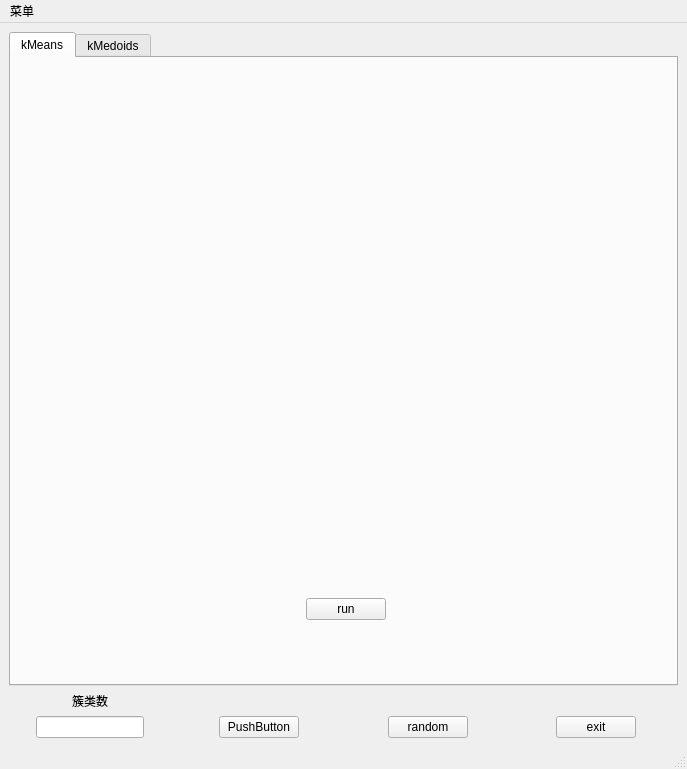
<?xml version="1.0" encoding="UTF-8"?>
<ui version="4.0">
 <class>MainWindow</class>
 <widget class="QMainWindow" name="MainWindow">
  <property name="geometry">
   <rect>
    <x>0</x>
    <y>0</y>
    <width>687</width>
    <height>769</height>
   </rect>
  </property>
  <property name="windowTitle">
   <string>MainWindow</string>
  </property>
  <widget class="QWidget" name="centralwidget">
   <layout class="QVBoxLayout" name="verticalLayout_3">
    <item>
     <widget class="QTabWidget" name="tabWidget">
      <property name="currentIndex">
       <number>0</number>
      </property>
      <widget class="QWidget" name="tab1">
       <property name="enabled">
        <bool>true</bool>
       </property>
       <attribute name="title">
        <string>kMeans</string>
       </attribute>
       <widget class="QWidget" name="verticalLayoutWidget">
        <property name="geometry">
         <rect>
          <x>10</x>
          <y>10</y>
          <width>651</width>
          <height>591</height>
         </rect>
        </property>
        <layout class="QVBoxLayout" name="verticalLayout_2">
         <item>
          <widget class="QWidget" name="kmeans_content_plot" native="true"/>
         </item>
         <item>
          <widget class="QWidget" name="widget" native="true">
           <property name="minimumSize">
            <size>
             <width>0</width>
             <height>100</height>
            </size>
           </property>
           <property name="maximumSize">
            <size>
             <width>10000</width>
             <height>100</height>
            </size>
           </property>
           <layout class="QGridLayout" name="gridLayout_2">
            <item row="1" column="1" alignment="Qt::AlignHCenter|Qt::AlignVCenter">
             <widget class="QPushButton" name="runButton_kMeans">
              <property name="text">
               <string>run</string>
              </property>
             </widget>
            </item>
           </layout>
          </widget>
         </item>
        </layout>
       </widget>
      </widget>
      <widget class="QWidget" name="tab_2">
       <attribute name="title">
        <string>kMedoids</string>
       </attribute>
       <widget class="QWidget" name="verticalLayoutWidget_2">
        <property name="geometry">
         <rect>
          <x>9</x>
          <y>9</y>
          <width>651</width>
          <height>591</height>
         </rect>
        </property>
        <layout class="QVBoxLayout" name="verticalLayout_4">
         <item>
          <widget class="QWidget" name="kmedoids_content_plot" native="true"/>
         </item>
         <item>
          <widget class="QWidget" name="widget_3" native="true">
           <property name="minimumSize">
            <size>
             <width>0</width>
             <height>100</height>
            </size>
           </property>
           <property name="maximumSize">
            <size>
             <width>16777215</width>
             <height>100</height>
            </size>
           </property>
           <layout class="QGridLayout" name="gridLayout_4">
            <item row="0" column="0" alignment="Qt::AlignHCenter|Qt::AlignVCenter">
             <widget class="QPushButton" name="runButton_KMedoids">
              <property name="text">
               <string>PushButton</string>
              </property>
             </widget>
            </item>
           </layout>
          </widget>
         </item>
        </layout>
       </widget>
      </widget>
     </widget>
    </item>
    <item>
     <layout class="QGridLayout" name="gridLayout_3">
      <item row="1" column="0" alignment="Qt::AlignHCenter|Qt::AlignVCenter">
       <widget class="QLabel" name="label">
        <property name="text">
         <string>簇类数</string>
        </property>
       </widget>
      </item>
      <item row="2" column="3" alignment="Qt::AlignHCenter|Qt::AlignVCenter">
       <widget class="QPushButton" name="exitButton">
        <property name="text">
         <string>exit</string>
        </property>
        <property name="autoDefault">
         <bool>false</bool>
        </property>
       </widget>
      </item>
      <item row="2" column="0" alignment="Qt::AlignHCenter|Qt::AlignVCenter">
       <widget class="QLineEdit" name="class_num_lineEdit"/>
      </item>
      <item row="0" column="0">
       <layout class="QGridLayout" name="gridLayout"/>
      </item>
      <item row="2" column="1" alignment="Qt::AlignHCenter|Qt::AlignVCenter">
       <widget class="QPushButton" name="clear_all_Button">
        <property name="text">
         <string>PushButton</string>
        </property>
       </widget>
      </item>
      <item row="2" column="2" alignment="Qt::AlignHCenter|Qt::AlignVCenter">
       <widget class="QPushButton" name="randomButton">
        <property name="text">
         <string>random</string>
        </property>
       </widget>
      </item>
     </layout>
    </item>
   </layout>
  </widget>
  <widget class="QMenuBar" name="menubar">
   <property name="geometry">
    <rect>
     <x>0</x>
     <y>0</y>
     <width>687</width>
     <height>22</height>
    </rect>
   </property>
   <widget class="QMenu" name="menumenu">
    <property name="title">
     <string>菜单</string>
    </property>
    <addaction name="open_action"/>
    <addaction name="separator"/>
    <addaction name="k_mean_action"/>
    <addaction name="k_medoids_action"/>
    <addaction name="actionMiniBatchKMeans"/>
    <addaction name="separator"/>
    <addaction name="actionrandom"/>
    <addaction name="separator"/>
    <addaction name="exit_action"/>
   </widget>
   <addaction name="menumenu"/>
  </widget>
  <widget class="QStatusBar" name="statusbar"/>
  <action name="open_action">
   <property name="checkable">
    <bool>false</bool>
   </property>
   <property name="text">
    <string>导入数据</string>
   </property>
  </action>
  <action name="k_mean_action">
   <property name="text">
    <string>K-means</string>
   </property>
  </action>
  <action name="exit_action">
   <property name="text">
    <string>exit</string>
   </property>
  </action>
  <action name="actiontemp">
   <property name="text">
    <string>temp</string>
   </property>
  </action>
  <action name="k_medoids_action">
   <property name="text">
    <string>K-中心点聚类</string>
   </property>
  </action>
  <action name="actionrandom">
   <property name="text">
    <string>random</string>
   </property>
  </action>
  <action name="actionMiniBatchKMeans">
   <property name="text">
    <string>MiniBatchKMeans</string>
   </property>
  </action>
 </widget>
 <resources/>
 <connections>
  <connection>
   <sender>exitButton</sender>
   <signal>clicked()</signal>
   <receiver>MainWindow</receiver>
   <slot>close()</slot>
   <hints>
    <hint type="sourcelabel">
     <x>511</x>
     <y>724</y>
    </hint>
    <hint type="destinationlabel">
     <x>343</x>
     <y>384</y>
    </hint>
   </hints>
  </connection>
  <connection>
   <sender>exit_action</sender>
   <signal>triggered()</signal>
   <receiver>MainWindow</receiver>
   <slot>close()</slot>
   <hints>
    <hint type="sourcelabel">
     <x>-1</x>
     <y>-1</y>
    </hint>
    <hint type="destinationlabel">
     <x>343</x>
     <y>384</y>
    </hint>
   </hints>
  </connection>
 </connections>
</ui>
